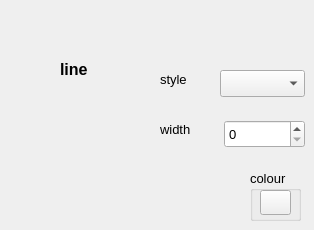
       <widget class="QWidget" name="page_line">
        <widget class="QLabel" name="label_35">
         <property name="geometry">
          <rect>
           <x>60</x>
           <y>60</y>
           <width>62</width>
           <height>18</height>
          </rect>
         </property>
         <property name="font">
          <font>
           <pointsize>12</pointsize>
           <weight>75</weight>
           <bold>true</bold>
          </font>
         </property>
         <property name="text">
          <string>line</string>
         </property>
        </widget>
        <widget class="QSpinBox" name="spinLineWidth">
         <property name="geometry">
          <rect>
           <x>224</x>
           <y>120</y>
           <width>81</width>
           <height>28</height>
          </rect>
         </property>
         <property name="font">
          <font>
           <pointsize>10</pointsize>
           <weight>50</weight>
           <bold>false</bold>
          </font>
         </property>
        </widget>
        <widget class="QComboBox" name="comboLineStyle">
         <property name="geometry">
          <rect>
           <x>220</x>
           <y>70</y>
           <width>85</width>
           <height>27</height>
          </rect>
         </property>
         <property name="font">
          <font>
           <pointsize>10</pointsize>
           <weight>50</weight>
           <bold>false</bold>
          </font>
         </property>
        </widget>
        <widget class="QGroupBox" name="groupBoxLineColour">
         <property name="geometry">
          <rect>
           <x>250</x>
           <y>170</y>
           <width>51</width>
           <height>51</height>
          </rect>
         </property>
         <property name="font">
          <font>
           <pointsize>10</pointsize>
           <weight>50</weight>
           <bold>false</bold>
          </font>
         </property>
         <property name="title">
          <string>colour</string>
         </property>
         <widget class="QToolButton" name="toolLineColour">
          <property name="geometry">
           <rect>
            <x>10</x>
            <y>20</y>
            <width>31</width>
            <height>25</height>
           </rect>
          </property>
          <property name="text">
           <string/>
          </property>
         </widget>
        </widget>
        <widget class="QLabel" name="label_36">
         <property name="geometry">
          <rect>
           <x>160</x>
           <y>120</y>
           <width>41</width>
           <height>18</height>
          </rect>
         </property>
         <property name="font">
          <font>
           <pointsize>10</pointsize>
           <weight>50</weight>
           <bold>false</bold>
          </font>
         </property>
         <property name="text">
          <string>width</string>
         </property>
        </widget>
        <widget class="QLabel" name="label_37">
         <property name="geometry">
          <rect>
           <x>160</x>
           <y>70</y>
           <width>41</width>
           <height>18</height>
          </rect>
         </property>
         <property name="font">
          <font>
           <pointsize>10</pointsize>
           <weight>50</weight>
           <bold>false</bold>
          </font>
         </property>
         <property name="text">
          <string>style</string>
         </property>
        </widget>
       </widget>
